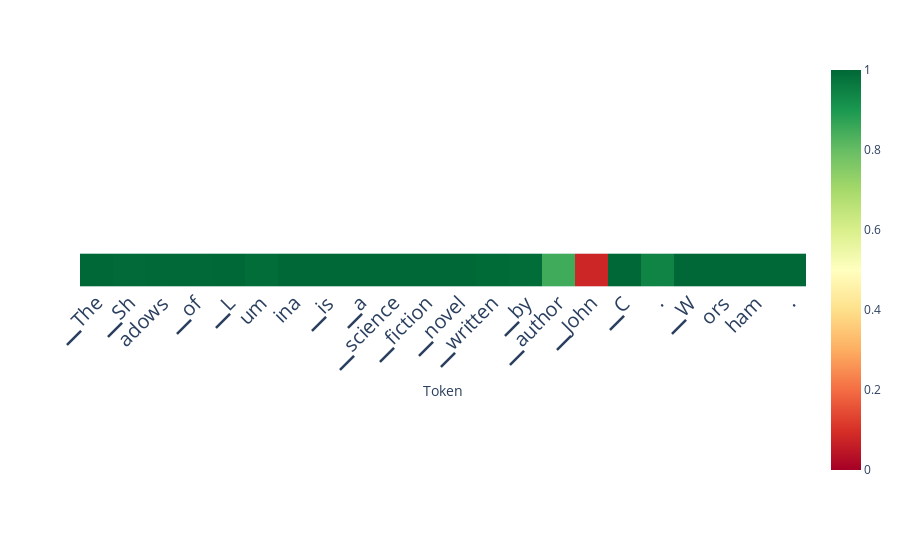

This figure's notebook cell:
### Code cell
# alternative: auto-aggregation
scores_per_token = doc.detect(output['projections'], aggregation_method='auto', run_test=False)
doc.plot_scores_per_token(scores_per_token, tokens, lastn_tokens_to_plot=max_new_tokens, detection_method='classifier')

### Figure 1 — Plotly figure (JSON) as saved in the notebook; plotly's stock layout.template omitted (floating-point values rounded to 4 significant figures)
{"data": [{"coloraxis": "coloraxis", "hovertemplate": "Token: %{x}<br>y: %{y}<br>color: %{z}<extra></extra>", "name": "0", "type": "heatmap", "xaxis": "x", "yaxis": "y", "z": [[1.0, 0.9963, 0.9986, 0.9974, 0.9997, 0.9896, 1.0, 1.0, 1.0, 0.9999, 1.0, 0.9998, 0.9945, 0.9903, 0.8498, 0.07839, 0.9996, 0.9421, 1.0, 0.9994, 1.0, 1.0]]}], "layout": {"autosize": true, "coloraxis": {"cmax": 1, "cmin": 0, "colorscale": [[0, "rgb(165,0,38)"], [0.1, "rgb(215,48,39)"], [0.2, "rgb(244,109,67)"], [0.3, "rgb(253,174,97)"], [0.4, "rgb(254,224,139)"], [0.5, "rgb(255,255,191)"], [0.6, "rgb(217,239,139)"], [0.7, "rgb(166,217,106)"], [0.8, "rgb(102,189,99)"], [0.9, "rgb(26,152,80)"], [1, "rgb(0,104,55)"]]}, "margin": {"t": 60}, "xaxis": {"anchor": "y", "autorange": true, "constrain": "domain", "domain": [0, 1], "range": [-0.5, 21.5], "scaleanchor": "y", "tickangle": -45, "tickfont": {"size": 20}, "ticktext": ["▁The", "▁Sh", "adows", "▁of", "▁L", "um", "ina", "▁is", "▁a", "▁science", "▁fiction", "▁novel", "▁written", "▁by", "▁author", "▁John", "▁C", ".", "▁W", "ors", "ham", "."], "tickvals": [0, 1, 2, 3, 4, 5, 6, 7, 8, 9, 10, 11, 12, 13, 14, 15, 16, 17, 18, 19, 20, 21], "title": {"text": "Token"}}, "yaxis": {"anchor": "x", "autorange": true, "constrain": "domain", "domain": [0.4158, 0.5842], "range": [0.5, -0.5], "showticklabels": false}}}
